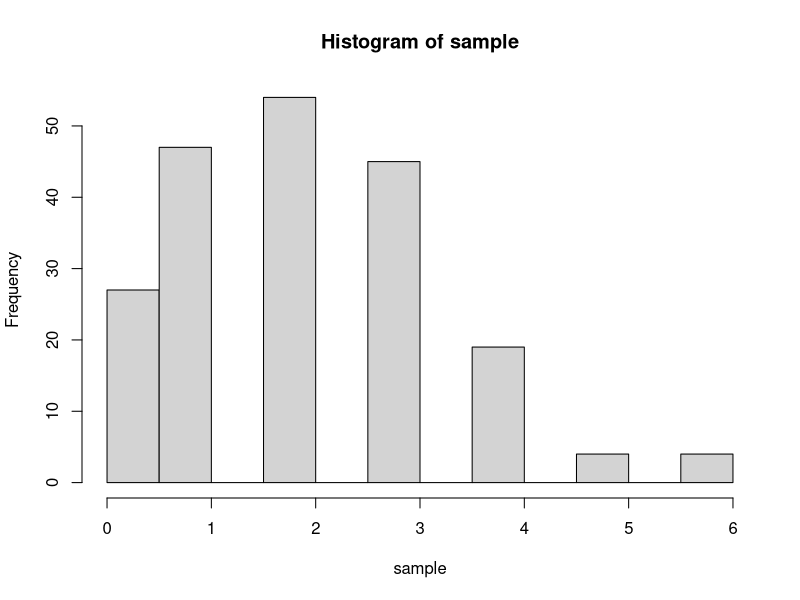
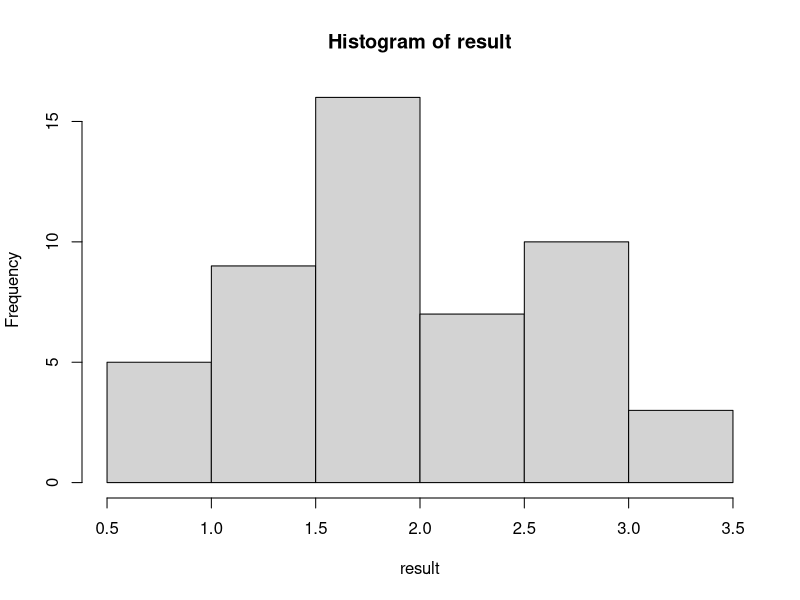

Recreate these plots in R, in order.
sample <- rpois(5, 2)
sample

sample <- rpois(200, 2)
mean(sample)

hist(sample, 20)

result <- c()
for (k in 1:50) {
    result <- c(result, mean(rpois(5, 2)) )
}
hist(result)


